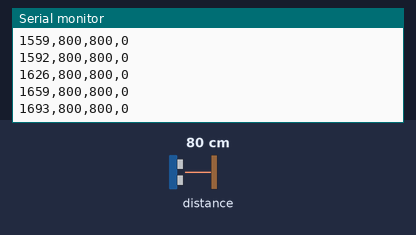
Simulated run of this sketch. Board: ESP32-S3. Shown: the last lines printed to the serial monitor. The test bench sets the inputs (shaded band); at power-on: distance to the obstacle 80 cm.

Above: at 1.7 s.
1.8 s: distance to the obstacle set to 4 cm
At 2.3 s:
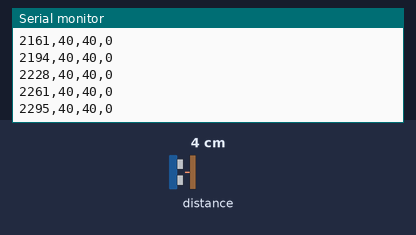
3.3 s: distance to the obstacle set to 2 cm
At 3.8 s:
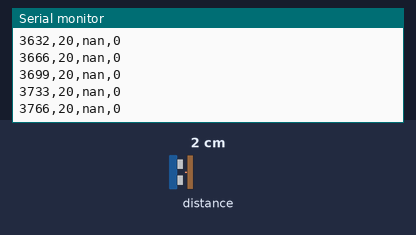

The sketch:

laser_logging.ino
```cpp
/* ===========================================================================
 * laser_logging.ino -- stream VL53L0X range data as CSV for LaserLogging.py.
 *
 * TARGET: Arduino Nano ESP32 (ESP32-S3), Arduino IDE. C++, not ESP-IDF C.
 *
 * This is the laser equivalent of loadcell3.ino: it streams comma-separated
 * rows continuously and accepts single-letter commands at any time, so the
 * logger never has to catch the one-shot banner that setup() prints.
 *
 * WIRING (4 wires)
 *     breakout VIN  -> 3V3     <-- NOT 5V
 *     breakout GND  -> GND
 *     breakout SDA  -> A4
 *     breakout SCL  -> A5
 *     XSHUT, GPIO1  -> leave unconnected
 *
 * SETUP
 *   Board:   Tools > Board > Arduino ESP32 Boards > Arduino Nano ESP32
 *            (install "Arduino ESP32 Boards" by Arduino in Boards Manager
 *             first -- without it the IDE compiles for AVR and Wire.begin()
 *             will not accept pin arguments)
 *   Library: "VL53L0X" by Pololu
 *
 * OUTPUT FORMAT
 *   Data rows:    millis,raw_mm,range_mm,status
 *   Status lines: begin with '#' and are never data
 *
 *   raw_mm    straight from the sensor, before offset correction
 *   range_mm  raw + offset; 'nan' when the sample is not trustworthy
 *   status    0 = valid, else the range status code (see statusName())
 *
 *   range_mm is deliberately 'nan' rather than a number whenever the sensor
 *   flags the reading. That mirrors how loadcell3.ino writes nan for force_N
 *   before calibration: the column either holds a trustworthy value or
 *   nothing, so no downstream code has to re-derive validity.
 *
 * COMMANDS (type into Serial Monitor or send from the logger)
 *   z <mm>   zero/calibrate: tell the board the target is truly <mm> away
 *            and let it compute the offset  (e.g. "z 100")
 *   r        reset the offset to zero
 *   p <0-3>  range profile: 0 default, 1 high speed, 2 long range,
 *            3 high accuracy
 *   ?        print current settings
 * ======================================================================== */

#include <Wire.h>
#include <VL53L0X.h>

VL53L0X sensor;

/* --- Tunables ----------------------------------------------------------- */

/* Sensor sanity window, in mm. Readings outside this are reported with a
 * status code and a nan range, not silently passed through. 8190 and friends
 * are the chip's own out-of-range sentinels. */
static const uint16_t SANE_MIN_MM = 30;      /* below this, crosstalk        */
static const uint16_t SANE_MAX_MM = 1600;    /* honest indoor ceiling        */
static const uint16_t OUT_OF_RANGE = 8190;   /* chip sentinel                */

/* Samples averaged when computing an offset with 'z'. */
static const uint8_t CAL_SAMPLES = 50;

/* --- State -------------------------------------------------------------- */

int16_t offsetMm = 0;         /* added to every raw reading                 */
bool    sensorReady = false;

char command[32];
uint8_t commandIndex = 0;


/* --- Status decoding ----------------------------------------------------
 * The Pololu library does not expose the range status register, so we read
 * it directly. RESULT_RANGE_STATUS is 0x14; the status code lives in bits
 * 3:7, hence the shift and mask.
 *
 * Code 11 is the chip's "valid" value, which we map to 0 so that the CSV
 * column reads 0-for-good like an errno. ---------------------------------- */

uint8_t readRangeStatus()
{
  uint8_t raw = sensor.readReg(0x14);
  uint8_t code = (raw & 0x78) >> 3;
  return (code == 11) ? 0 : code;
}

const char *statusName(uint8_t code)
{
  switch (code) {
    case 0:  return "valid";
    case 1:
    case 2:
    case 3:  return "hardware fail";
    case 4:  return "signal too low";
    case 5:  return "below min range";
    case 6:
    case 9:  return "phase/wraparound fail";
    case 8:
    case 10: return "sigma too high";
    default: return "unknown";
  }
}


/* --- Commands ----------------------------------------------------------- */

/* Average CAL_SAMPLES readings and derive the offset that would centre them
 * on trueMm. Blocks for roughly CAL_SAMPLES * timing budget. */
void calibrateOffset(float trueMm)
{
  if (trueMm <= 0) {
    Serial.println(F("# ERROR: give a positive distance, e.g. 'z 100'"));
    return;
  }

  Serial.print(F("# Calibrating against "));
  Serial.print(trueMm, 1);
  Serial.println(F(" mm -- keep the target still"));

  /* Measure with the offset disabled, or we would calibrate against an
   * already-corrected value. */
  int16_t saved = offsetMm;
  offsetMm = 0;

  /* uint32_t accumulator: 50 samples x up to 8190 mm overflows 16 bits after
   * about 8 samples. */
  uint32_t sum = 0;
  uint8_t  good = 0;

  for (uint8_t i = 0; i < CAL_SAMPLES; i++) {
    uint16_t mm = sensor.readRangeContinuousMillimeters();
    if (sensor.timeoutOccurred()) continue;
    if (readRangeStatus() != 0) continue;
    if (mm < SANE_MIN_MM || mm >= OUT_OF_RANGE) continue;
    sum += mm;
    good++;
  }

  offsetMm = saved;

  /* Demand a solid majority. If a third of the samples failed, the setup is
   * wrong -- bad target, bad lighting, wrong distance -- and an offset from
   * the remainder would bake that error in permanently. */
  if (good < (CAL_SAMPLES * 2 / 3)) {
    Serial.print(F("# ERROR: only "));
    Serial.print(good);
    Serial.print('/');
    Serial.print(CAL_SAMPLES);
    Serial.println(F(" samples valid -- check target and lighting"));
    return;
  }

  uint16_t mean = (uint16_t)((sum + good / 2) / good);   /* rounded mean */
  offsetMm = (int16_t)trueMm - (int16_t)mean;

  Serial.print(F("# Calibration complete: "));
  Serial.print(offsetMm);
  Serial.print(F(" mm offset (mean "));
  Serial.print(mean);
  Serial.print(F(" mm over "));
  Serial.print(good);
  Serial.println(F(" samples)"));
}

void setProfile(int profile)
{
  /* Order matters: signal limit, then VCSEL periods, then timing budget --
   * changing a period perturbs the budget, so the budget goes last. */
  switch (profile) {
    case 1:   /* high speed: 20 ms, 50 Hz, least lag */
      sensor.setSignalRateLimit(0.25);
      sensor.setVcselPulsePeriod(VL53L0X::VcselPeriodPreRange, 14);
      sensor.setVcselPulsePeriod(VL53L0X::VcselPeriodFinalRange, 10);
      sensor.setMeasurementTimingBudget(20000);
      Serial.println(F("# Profile: high speed (20 ms)"));
      break;
    case 2:   /* long range: ~2 m, more ambient-sensitive */
      sensor.setSignalRateLimit(0.10);
      sensor.setVcselPulsePeriod(VL53L0X::VcselPeriodPreRange, 18);
      sensor.setVcselPulsePeriod(VL53L0X::VcselPeriodFinalRange, 14);
      sensor.setMeasurementTimingBudget(33000);
      Serial.println(F("# Profile: long range (33 ms)"));
      break;
    case 3:   /* high accuracy: 200 ms, 5 Hz */
      sensor.setSignalRateLimit(0.25);
      sensor.setVcselPulsePeriod(VL53L0X::VcselPeriodPreRange, 14);
      sensor.setVcselPulsePeriod(VL53L0X::VcselPeriodFinalRange, 10);
      sensor.setMeasurementTimingBudget(200000);
      Serial.println(F("# Profile: high accuracy (200 ms)"));
      break;
    default:  /* balanced */
      sensor.setSignalRateLimit(0.25);
      sensor.setVcselPulsePeriod(VL53L0X::VcselPeriodPreRange, 14);
      sensor.setVcselPulsePeriod(VL53L0X::VcselPeriodFinalRange, 10);
      sensor.setMeasurementTimingBudget(33000);
      Serial.println(F("# Profile: default (33 ms)"));
      break;
  }
}

void printSettings()
{
  Serial.print(F("# offset_mm="));
  Serial.print(offsetMm);
  Serial.print(F(" sane_min_mm="));
  Serial.print(SANE_MIN_MM);
  Serial.print(F(" sane_max_mm="));
  Serial.println(SANE_MAX_MM);
}

void processCommand(char *cmd)
{
  if (cmd[0] == 'z' || cmd[0] == 'Z') {
    calibrateOffset(atof(cmd + 1));
  }
  else if (cmd[0] == 'r' || cmd[0] == 'R') {
    offsetMm = 0;
    Serial.println(F("# Offset reset to 0"));
  }
  else if (cmd[0] == 'p' || cmd[0] == 'P') {
    setProfile(atoi(cmd + 1));
  }
  else if (cmd[0] == '?') {
    printSettings();
  }
  else {
    Serial.println(F("# Unknown command"));
    Serial.println(F("# z 100 = calibrate, target truly 100 mm away"));
    Serial.println(F("# r     = reset offset"));
    Serial.println(F("# p 0-3 = profile (0 def, 1 fast, 2 long, 3 accurate)"));
    Serial.println(F("# ?     = show settings"));
  }
}

/* Read commands without blocking the sampling loop. Accumulates characters
 * until a newline, exactly like loadcell3.ino's checkSerial(). */
void checkSerial()
{
  while (Serial.available() > 0) {
    char ch = Serial.read();

    if (ch == '\n' || ch == '\r') {
      if (commandIndex > 0) {
        command[commandIndex] = '\0';
        processCommand(command);
        commandIndex = 0;
      }
    }
    else if (commandIndex < 31) {
      command[commandIndex++] = ch;
    }
  }
}


/* --- Setup -------------------------------------------------------------- */

void setup()
{
  Serial.begin(115200);

  /* The Nano ESP32 uses the ESP32-S3's native USB, so the port only exists
   * once the host opens it. Bound the wait: an unbounded `while (!Serial);`
   * hangs forever on battery with no host attached. */
  unsigned long start = millis();
  while (!Serial && (millis() - start) < 3000) {
    delay(10);
  }
  delay(500);

  /* Arduino LABELS A4/A5 -- the core remaps them to raw GPIO 11 and 12.
   * Do not write Wire.begin(21, 22): the ESP32-S3 has no GPIO 22. */
  Wire.begin(A4, A5);
  Wire.setClock(400000);

  sensor.setTimeout(500);

  if (!sensor.init()) {
    Serial.println(F("# ERROR: VL53L0X not responding at 0x29"));
    Serial.println(F("# Check VIN on 3V3, GND, SDA on A4, SCL on A5"));
    while (true) {
      delay(1000);
    }
  }

  setProfile(0);
  sensor.startContinuous();
  sensorReady = true;

  Serial.println(F("# VL53L0X ready"));
  Serial.println(F("# Commands:"));
  Serial.println(F("# z 100 = calibrate, target truly 100 mm away"));
  Serial.println(F("# r     = reset offset"));
  Serial.println(F("# p 0-3 = profile (0 def, 1 fast, 2 long, 3 accurate)"));
  Serial.println(F("# ?     = show settings"));
  printSettings();
  Serial.println(F("# millis,raw_mm,range_mm,status"));

  Serial.println(F("millis,raw_mm,range_mm,status"));
}


/* --- Main loop ---------------------------------------------------------- */

void loop()
{
  checkSerial();

  uint16_t raw = sensor.readRangeContinuousMillimeters();

  if (sensor.timeoutOccurred()) {
    Serial.println(F("# ERROR: VL53L0X timeout"));
    return;
  }

  uint8_t status = readRangeStatus();

  /* Apply the offset in signed arithmetic, then clamp at zero.
   *
   * The cast matters: raw is unsigned, so `raw + offsetMm` with a negative
   * offset would wrap to a huge positive number instead of going negative. */
  int32_t corrected = (int32_t)raw + offsetMm;
  if (corrected < 0) corrected = 0;

  /* Two independent gates, and both matter: the chip's own status code (did
   * IT trust the reading?) and our sanity window (is it plausible for us?).
   * The chip will hand you a confident-looking number with a sigma-fail flag
   * on it. */
  bool valid = (status == 0) &&
               (raw < OUT_OF_RANGE) &&
               (corrected >= SANE_MIN_MM) &&
               (corrected <= SANE_MAX_MM);

  Serial.print(millis());
  Serial.print(',');
  Serial.print(raw);
  Serial.print(',');

  if (valid) {
    Serial.print(corrected);
  } else {
    Serial.print(F("nan"));
  }

  Serial.print(',');
  Serial.println(status);
}
```

Measured:
- the behaviour switches between 3 and 2 cm on distance to the obstacle (found by bisection; images 1 and 2)
